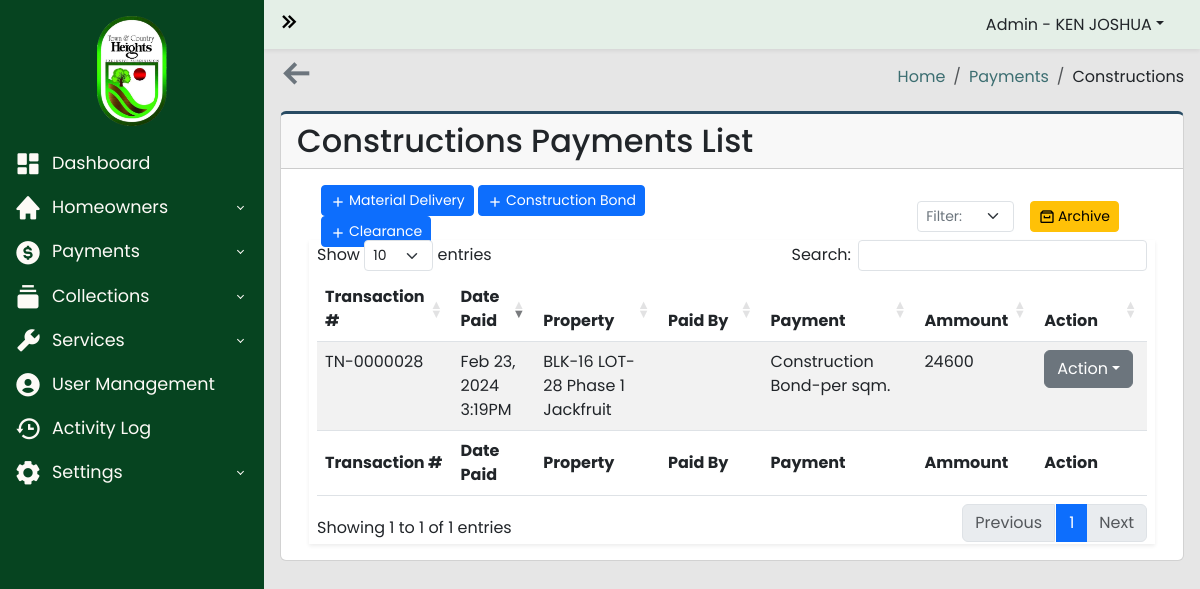
The app's page /payments/construction.php (signed in), older data.
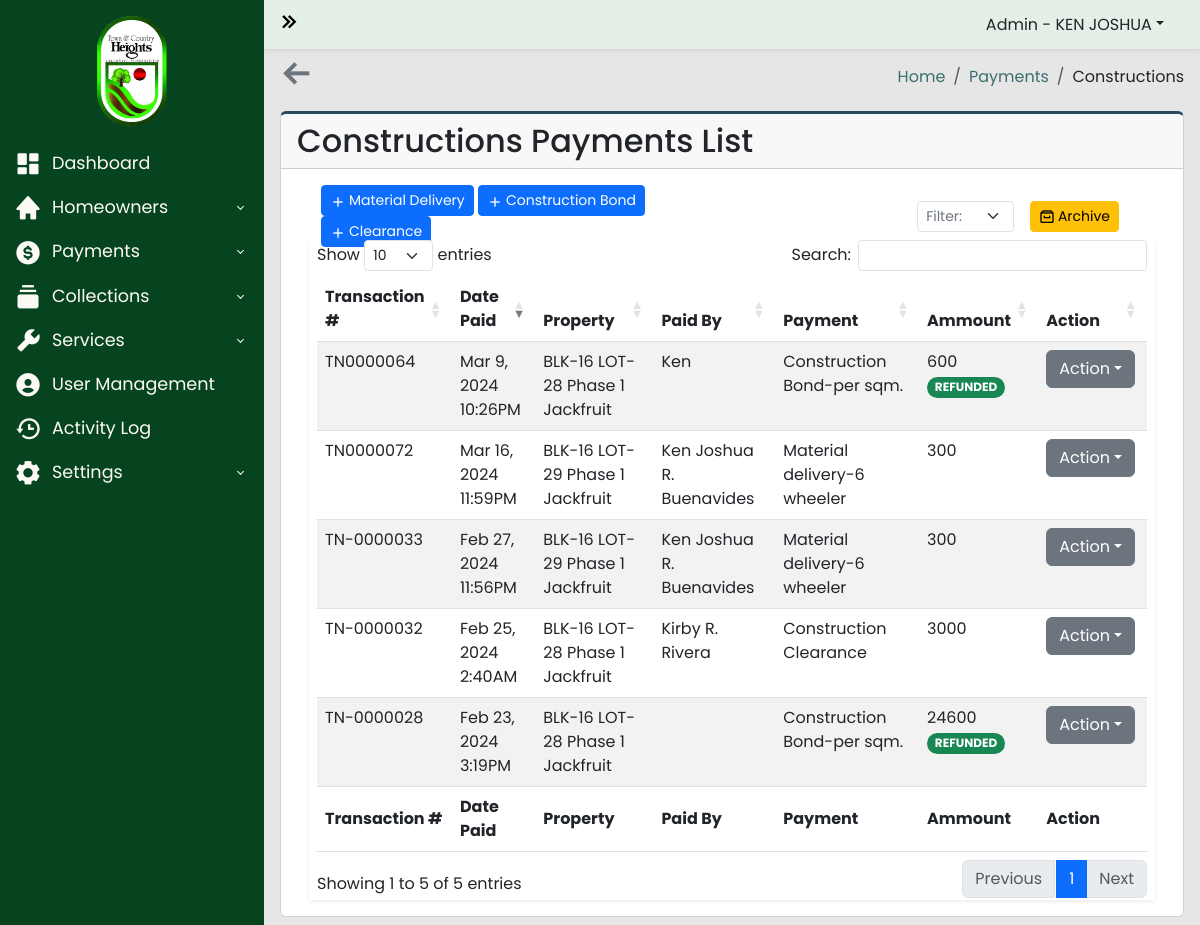
The same page, newer data.
### tables this page shows
CREATE TABLE `construction_payment` (
  `id` int(255) NOT NULL,
  `transaction_number` varchar(255) NOT NULL,
  `property_id` int(255) NOT NULL,
  `collection_fee_id` int(255) NOT NULL,
  `paid` int(255) NOT NULL,
  `date_created` datetime NOT NULL,
  `delivery_date` datetime NOT NULL,
  `paid_by` varchar(255) NOT NULL,
  `refund` varchar(255) NOT NULL,
  `admin` varchar(255) NOT NULL,
  `archive` varchar(255) NOT NULL DEFAULT 'ACTIVE'
);

CREATE TABLE `property_list` (
  `id` int(100) NOT NULL,
  `homeowners_id` int(100) NOT NULL,
  `blk` varchar(100) NOT NULL,
  `lot` varchar(100) NOT NULL,
  `phase` varchar(100) NOT NULL,
  `street` varchar(100) NOT NULL,
  `tenant` int(100) DEFAULT NULL,
  `archive` varchar(255) NOT NULL DEFAULT 'ACTIVE'
);

CREATE TABLE `collection_fee` (
  `id` int(11) NOT NULL,
  `collection_fee_number` varchar(255) NOT NULL,
  `category` varchar(100) NOT NULL,
  `description` varchar(100) NOT NULL,
  `fee` varchar(100) NOT NULL,
  `date_created` datetime NOT NULL,
  `status` varchar(100) NOT NULL DEFAULT 'ACTIVE'
);

### payments/construction.php (the view, shortened to what the changed rows need)
<?php
require_once("../includes/header.php");
?>
<?php
$server = new Server;
$server->adminAuthentication();
?>
<body>
  <div class="wrapper">
    <div class="main">
      <main class="content px-3 py-2">
        <div class="card card-border">
          <div class="card-header">
            <h2>Constructions Payments List</h2>
          </div>
          <div class="card-body">
            <div class="container-fluid">
              <section class="main-content">
                <div class="row">
                  <div class="col-xs-12">
                    <div class="box">
                      <div class="body-box shadow-sm">
                        <div class="table-responsive mx-2">
                          <table id="constrcutionPaymentTable" class="table table-striped" style="width:100%">
                            <thead>
                              <tr>
                                <th width="1%">Transaction #</th>
                                <th width="5%">Date Paid</th>
                                <th width="10%">Property</th>
                                <th width="10%">Paid By</th>
                                <th width="15%">Payment</th>
                                <th width="1%">Ammount</th>
                                <th scope="col" width="3%">Action</th>
                              </tr>
                            </thead>
                            <tbody>
                              <?php
                              $ACTIVE = "ACTIVE";
                              $query1 = "SELECT
                              property_list.id as property_id,
                              property_list.blk as property_blk,
                              property_list.lot as property_lot,
                              property_list.phase as property_phase,
                              property_list.street as property_street,
                              collection_fee.id as collection_id,
                              collection_fee.collection_fee_number,
                              collection_fee.category,
                              collection_fee.description,
                              construction_payment.id as construction_payment_id,
                              construction_payment.paid as amount,
                              construction_payment.date_created as payment_date,
                              construction_payment.delivery_date,
                              construction_payment.paid_by,
                              construction_payment.transaction_number as construction_tn_number,
                              construction_payment.refund
                              FROM construction_payment
                              INNER JOIN property_list ON construction_payment.property_id = property_list.id
                              INNER JOIN collection_fee ON construction_payment.collection_fee_id = collection_fee.id
                              WHERE construction_payment.archive = :ACTIVE
                              ";
                              $data1 = ["ACTIVE" => $ACTIVE];
                              $connection1 = $server->openConn();
                              $stmt1 = $connection1->prepare($query1);
                              $stmt1->execute($data1);
                              if ($stmt1->rowCount() > 0) {
                                while ($result1 = $stmt1->fetch()) {
                                  $payment_date = date("M j, Y g:iA", strtotime($result1['payment_date']));
                                  $blk = $result1['property_blk'];
                                  $lot = $result1['property_lot'];
                                  $phase =  $result1['property_street'];
                                  $street = $result1['property_phase'];
                                  $address = "BLK-" . $blk . " LOT-" . $lot . " " . $street . " " . $phase;
                                  $paid_by = $result1['paid_by'];
                                  if ($result1['description']) {
                                    $payment = $result1['category'] . "-" . $result1['description'];
                                  } else {
                                    $payment = $result1['category'];
                                  }
                                  $amount = $result1['amount'];
                                  $transaction_number = $result1['construction_tn_number'];
                                  $refund = $result1['refund'];
                              ?>
                                  <tr>
                                    <td><?php echo $transaction_number; ?></td>
                                    <td><?php echo $payment_date; ?></td>
                                    <td><?php echo $address; ?></td>
                                    <td><?php echo $paid_by; ?></td>
                                    <td><?php echo $payment; ?></td>
                                    <td><?php echo $amount
                                        ?>
                                      <span class="badge rounded-pill text-bg-success"><?php echo $refund; ?></span>
                                    </td>
                                    <td>
                                      <div class="dropdown">
                                        <a class="btn btn-secondary dropdown-toggle" data-bs-toggle="dropdown">Action</a>
                                      </div>
                                    </td>
                                  </tr>
                              <?php
                                }
                              }
                              ?>
                            </tbody>
                            <tfoot>
                              <tr>
                                <th width="1%">Transaction #</th>
                                <th width="5%">Date Paid</th>
                                <th width="10%">Property</th>
                                <th width="10%">Paid By</th>
                                <th width="15%">Payment</th>
                                <th width="1%">Ammount</th>
                                <th scope="col" width="3%">Action</th>
                              </tr>
                            </tfoot>
                          </table>
                        </div>
                      </div>
                    </div>
                  </div>
                </div>
              </section>
            </div>
          </div>
        </div>
      </main>
    </div>
  </div>
  <?php
  include("../includes/footer.php");
  ?>

Row changes from the older to the newer data that the page shows:
changed construction_payment "TN-0000028": refund (not shown) → "REFUNDED"
added construction_payment: transaction_number "TN-0000032", date_created "Feb 25, 2024 2:40AM", property_list.blk+lot+phase "BLK-16 LOT-28 Phase 1 Jackfruit", paid_by "Kirby R. Rivera", collection_fee.category "Construction Clearance", paid "3000"
added construction_payment: transaction_number "TN-0000033", date_created "Feb 27, 2024 11:56PM", property_list.blk+lot+phase "BLK-16 LOT-29 Phase 1 Jackfruit", paid_by "Ken Joshua R. Buenavides", collection_fee.description "Material delivery-6 wheeler", paid "300"
added construction_payment: transaction_number "TN0000064", date_created "Mar 9, 2024 10:26PM", property_list.blk+lot+phase "BLK-16 LOT-28 Phase 1 Jackfruit", paid_by "Ken", collection_fee.description "Construction Bond-per sqm.", paid "600", refund "REFUNDED"
added construction_payment: transaction_number "TN0000072", date_created "Mar 16, 2024 11:59PM", property_list.blk+lot+phase "BLK-16 LOT-29 Phase 1 Jackfruit", paid_by "Ken Joshua R. Buenavides", collection_fee.description "Material delivery-6 wheeler", paid "300"
Text that changed along with them:
text written by a page script: "Show entries Search: Showing 1 to 1 of 1 entries Previous 1 Next" → "Show entries Search: Showing 1 to 5 of 5 entries Previous 1 Next"
